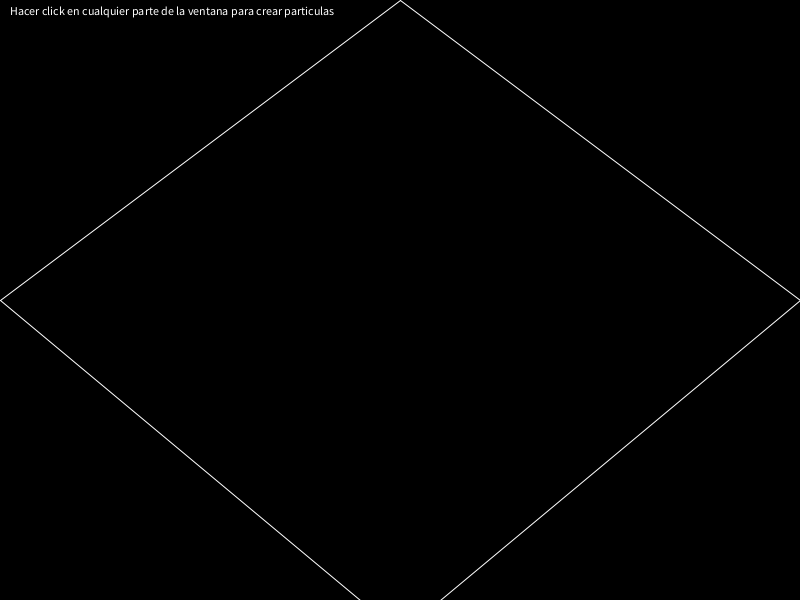
Frame 1 (no input)
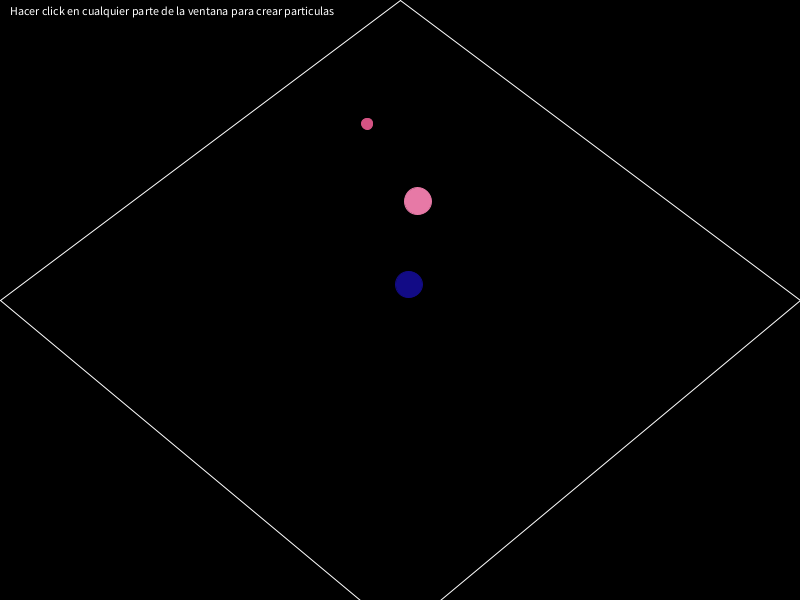
Frame 60 (the mouse pressed at the canvas centre just before this capture)
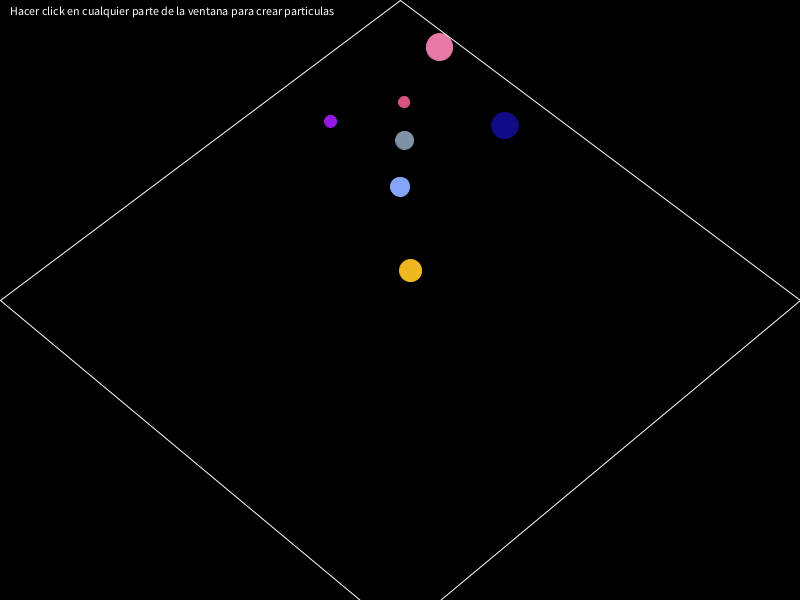
Frame 120 (the mouse held since frame 60 and released just before this capture)

The Processing sketch that drew these frames (run headless with seeded random() and noise(); from frame 60 on, the mouse is pressed at the canvas centre):

// Processing sketch: processing_150804
// ── processing_150804.pde

/**
 * Colision Particula-Particula
 * 
 * Antonio Dávila
 */
 
Planos pl;
ArrayList<Particle> bolas;
PVector gravity = new PVector(0,9.8);
float dt = 0.15; 
int i = 0;

void setup() {
  size(800,600);
  
  //Planos
  pl = new Planos();
  
  // Bolas
  bolas = new ArrayList<Particle>(); 
  
}

void draw() {
  background(0);
  fill(255);
  
  text("Hacer click en cualquier parte de la ventana para crear particulas", 10, 15);
  
  Particle pf = new Particle(new PVector(width/2,height/2), 255.0);
  if(i % 19 == 0) {
    bolas.add(pf);
  }
  
  // Actualiza las partículas: colisiones y dibujado
  for (int i=0;i<bolas.size();i++){
    Particle p = bolas.get(i);
    p.update();
    for (int j=i+1;j<bolas.size();j++){
      Particle q = bolas.get(j);
      p.collision(q);
    }
    p.display();
  }
 
  // Calcula Colisiones y dibuja 
  pl.update();
  pl.display(); 
}

void mousePressed()
{
  PVector pos = new PVector(mouseX, mouseY);
  Particle p = new Particle(pos);
  bolas.add(p);
}
// A simple Particle class

class Particle {
  PVector location;
  PVector velocity;
  PVector acceleration;
  float radio;
  float mass = 20;
  float Kr = 0.6;
  color c;
  float lifespan;
  float angle;
  float mag = 30;
  int n;

  Particle(PVector l) {
    acceleration = new PVector(0,0);
    velocity = new PVector(random(-1,1), random(-20,-45));
    location = l.get();
    radio = random(5,15);
    c = color(random(0,255), random(0,255), random(0,255));
  }
  
  Particle(PVector l, float dur) {
    acceleration = new PVector(0,0); 
    n = i % 7;
    angle = (60+10*n) * PI/180;
    velocity = new PVector(cos(angle), -sin(angle));
    velocity.mult(mag);
    i++;
    location = l.get();
    lifespan = dur;
    radio = random(5,15);
    c = color(random(0,255), random(0,255), random(0,255));
  }
  
  // F = m * a
  void applyForce(PVector force){
    PVector f = PVector.div(force.get(), mass);
    acceleration.add(f);
  } 
  
  float projection(PVector a, PVector b) {
    float modA = a.mag();
    float modB = b.mag();

    if (modA == 0 || modB == 0)
      return 0;
    else
      return ( a.dot(b)/modB );
    }
 
  PVector para(PVector v, float n) {
    PVector v_unit = v.get();
    v_unit.normalize();
    v_unit.mult(n);
    
    return v_unit;
  } 
  
  PVector project(PVector v, PVector v2) {
    float proj = projection(v, v2); 
    PVector res = para(v2, proj);
    
    return res;
  }
  
  void collision(Particle b){
    PVector dist = PVector.sub(location, b.location);
     
    // Detección    
    if (dist.mag() < (radio + b.radio) ) {
      // normal velocity vectors just before the impact
      PVector normalVelo1 = project(velocity, dist);
      PVector normalVelo2 = project(b.velocity, dist);
     
      // tangential velocity vectors
      PVector tangentVelo1 = PVector.sub(velocity, normalVelo1);
      PVector tangentVelo2 = PVector.sub(b.velocity, normalVelo2);
      
      // Restitución
      float L = radio + b.radio - dist.mag();
      float vrel = PVector.sub(normalVelo1, normalVelo2).mag();
      location.add(PVector.mult(normalVelo1, -L/vrel));
      b.location.add(PVector.mult(normalVelo2, -L/vrel));
      
      
      // Velocidades de salida
    
      float m1 = mass;
      float m2 = b.mass;
      //Escalar u
      float u1 = projection(normalVelo1, dist);
      float u2 = projection(normalVelo2, dist);
      //Módulo v
      float v1 = ((m1-m2*Kr)*u1+(m2+m2*Kr)*u2)/(m1+m2);
      float v2 = ((m2-m1*Kr)*u2+(m1+m1*Kr)*u1)/(m1+m2);
      //Vector normal
      normalVelo1 = para(dist, v1);
      normalVelo2 = para(dist, v2);
      
      //Vector v
      velocity = PVector.add(normalVelo1, tangentVelo1);
      b.velocity = PVector.add(normalVelo2, tangentVelo2);  
    }  
  }
  
  void run() {
    update();
    display();
  }

  // Method to update location
  void update() {
    applyForce(gravity);
    
    // Euler (semi) implicito
    velocity.add(PVector.mult(acceleration, dt));
    location.add(PVector.mult(velocity, dt));
    
    acceleration.set(0,0);
    
  }

  // Method to display
  void display() {
    stroke(c);
    fill(c);
    ellipse(location.x,location.y,radio*2,radio*2);
  }
}

// A simple Plane and Particle class

class Plano{
  PVector pto1;
  PVector pto2;
  PVector plano;  
  PVector normal;
  
  Plano(float x1, float y1, float x2, float y2)
  {
    pto1 = new PVector(x1,y1);
    pto2 = new PVector(x2,y2);
    plano = PVector.sub(pto2, pto1);
    normal = new PVector(-plano.y, plano.x);
    normal.normalize();
  }
  
  // Colisiones con el plano (pto1, pto2)
  void checkCollisions(Particle b)
  {
      PVector p1 = PVector.sub(pto1, b.location);
      PVector p2 = PVector.sub(pto2, b.location);
      
      float modPlano = plano.mag(); //Modulo del plano
      
      float proy_a = p1.dot(plano)/modPlano; //Proyeccion de p1 en el plano
      float proy_b = p2.dot(plano)/modPlano; //Proyeccion de p2 en el plano
      
      PVector uPlano = plano.get(); 
      uPlano.normalize(); //Vector plano normalizado
      
      // Vector entre la particula y el plano
      PVector dist = PVector.add(p1,PVector.mult(uPlano,proy_a*(-1)));
      float d = dist.mag(); // Distancia entre la particula y el plano
      
      if(abs(proy_a) < modPlano && abs(proy_b) < modPlano) {
        if(d < b.radio) {
          // Angulo entre la velocidad de la pelota y el plano
          float angle = PVector.angleBetween(b.velocity, plano);
        
          // Reposicionamiento de la pelota
          PVector nor = normal.get();
          if (nor.dot(b.velocity) > 0) {
            nor.mult(-1);
          }
          
          float deltaS = (b.radio + dist.dot(nor)) / sin(angle);
          PVector displ = b.para(b.velocity, deltaS);
          b.location = PVector.sub(b.location, displ);
          
          //PVector displ = PVector.mult(nor,deltaS);
          //b.location.add(displ);      
          
          // Se descompone la velocidad (normal y tangencial del plamo)
          float nv = normal.dot(b.velocity);
          PVector Vn = PVector.mult(normal, nv);
          PVector vT = PVector.sub(b.velocity, Vn);
          b.velocity = PVector.sub(vT, PVector.mult(Vn, b.Kr));
        }
      }
      // Correcciones en los extremos
      else if (abs(p1.mag()) < b.radio) {
      }
      else if (abs(p2.mag()) < b.radio) {
      }
  }
}

// Clase Planos donde se controlan las oclisiones entre los planos
// y las bolas
class Planos {
  
  ArrayList<Plano> planos;

  Planos() 
  {
    Plano p;
    planos = new ArrayList<Plano>();
    
    //Planos
    p = new Plano(0, height/2, width/2-40, height);
    planos.add(p);
    p = new Plano(0, height/2, width/2, 0);
    planos.add(p);
    p = new Plano(width/2, 0, width, height/2);
    planos.add(p);
    p = new Plano(width/2+40, height, width, height/2);
    planos.add(p);
  }
    
  void update()
  {
    for (int i = planos.size()-1; i >= 0; i--) {
       Plano p = planos.get(i);
       for (int j=0;j<bolas.size();j++){
          Particle b = bolas.get(j);
          p.checkCollisions(b);  
       }
    }
  }
  
  void display()
  {
      stroke(255);
      fill(255);
      strokeWeight(1);  // Beastly
      for (int i=0;i<planos.size();i++){
        Plano p = planos.get(i);
        line(p.pto1.x, p.pto1.y, p.pto2.x, p.pto2.y);
      }
  }
  
    
}
